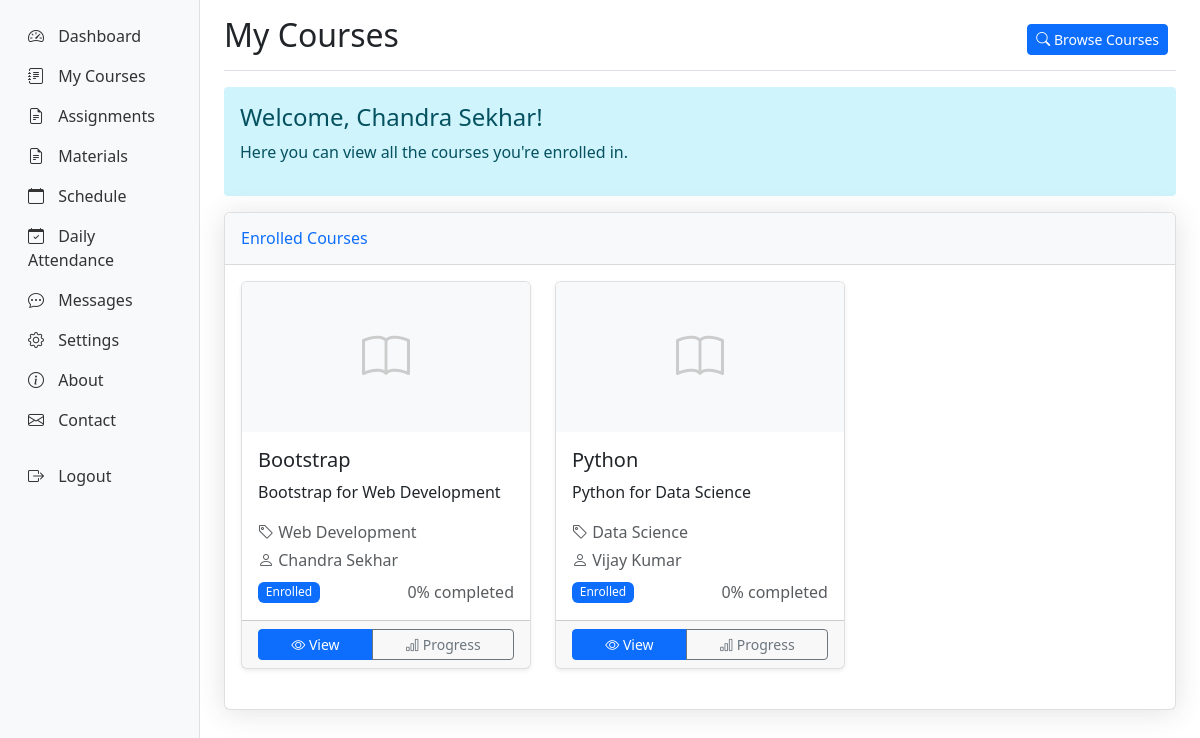
Screenshot of /students/my-courses/ (signed in) with the database file from the repository.
### students/models.py (models this page shows, shortened)
class Student(models.Model):
    user = models.OneToOneField(User, on_delete=models.CASCADE, null=True, blank=True)
    student_id = models.CharField(max_length=20, unique=True)
    first_name = models.CharField(max_length=50)
    last_name = models.CharField(max_length=50)
    email = models.EmailField()
    phone = models.CharField(max_length=15, blank=True)
    date_of_birth = models.DateField(blank=True, null=True)
    profile_picture = models.ImageField(upload_to='student_profiles/', blank=True, null=True)
    enrollment_date = models.DateField(auto_now_add=True)
    is_active = models.BooleanField(default=True)
    created_at = models.DateTimeField(auto_now_add=True)
    updated_at = models.DateTimeField(auto_now=True)
    @property
    def full_name(self):
        return f"{self.first_name} {self.last_name}"

class Enrollment(models.Model):
    student = models.ForeignKey(Student, on_delete=models.CASCADE, related_name='enrollments')
    course = models.ForeignKey('courses.Course', on_delete=models.CASCADE, related_name='enrollments')
    enrollment_date = models.DateTimeField(auto_now_add=True)
    completion_status = models.CharField(
        max_length=20,
        choices=[
            ('enrolled', 'Enrolled'),
            ('in_progress', 'In Progress'),
            ('completed', 'Completed'),
            ('dropped', 'Dropped')
        ],
        default='enrolled'
    )
    progress = models.IntegerField(default=0)  # Percentage
    completed_at = models.DateTimeField(blank=True, null=True)
    created_at = models.DateTimeField(auto_now_add=True)
    updated_at = models.DateTimeField(auto_now=True)
    class Meta:
        unique_together = ('student', 'course')

### courses/models.py (models this page shows, shortened)
class Course(models.Model):
    title = models.CharField(max_length=200)
    code = models.CharField(max_length=20, unique=True)
    description = models.TextField()
    category = models.ForeignKey(Category, on_delete=models.CASCADE, related_name='courses')
    instructor = models.ForeignKey('instructors.Instructor', on_delete=models.CASCADE, related_name='courses')
    thumbnail = models.ImageField(upload_to='course_thumbnails/', blank=True, null=True)
    price = models.DecimalField(max_digits=10, decimal_places=2, default=0.00)
    is_published = models.BooleanField(default=False)
    created_at = models.DateTimeField(auto_now_add=True)
    updated_at = models.DateTimeField(auto_now=True)

class Category(models.Model):
    name = models.CharField(max_length=100)
    description = models.TextField(blank=True)
    created_at = models.DateTimeField(auto_now_add=True)
    updated_at = models.DateTimeField(auto_now=True)
    class Meta:
        verbose_name_plural = "Categories"

### instructors/models.py (models this page shows, shortened)
class Instructor(models.Model):
    user = models.OneToOneField(User, on_delete=models.CASCADE, null=True, blank=True)
    instructor_id = models.CharField(max_length=20, unique=True)
    first_name = models.CharField(max_length=50)
    last_name = models.CharField(max_length=50)
    email = models.EmailField()
    phone = models.CharField(max_length=15, blank=True)
    bio = models.TextField(blank=True)
    profile_picture = models.ImageField(upload_to='instructor_profiles/', blank=True, null=True)
    hire_date = models.DateField(auto_now_add=True)
    is_active = models.BooleanField(default=True)
    created_at = models.DateTimeField(auto_now_add=True)
    updated_at = models.DateTimeField(auto_now=True)
    @property
    def full_name(self):
        return f"{self.first_name} {self.last_name}"

### students/views.py (the view)
# urls.py: path('my-courses/', views.my_courses, name='my_courses'),
@login_required
def my_courses(request):
    try:
        student = request.user.student
    except Student.DoesNotExist:
        messages.error(request, 'Student profile not found.')
        return redirect('students:dashboard')
    enrollments = Enrollment.objects.filter(student=student).select_related('course__category', 'course__instructor')
    paginator = Paginator(enrollments, 6)  # Show 6 enrollments per page
    page_number = request.GET.get('page')
    page_obj = paginator.get_page(page_number)
    context = {
        'student': student,
        'page_obj': page_obj,
    }
    return render(request, 'students/my_courses.html', context)

### templates/students/my_courses.html (shortened to what this page needs)
{% extends 'base.html' %}
{% block content %}
<div class="container-fluid">
    <div class="row">
        {% include 'students/sidebar.html' %}
        <main class="col-md-9 ms-sm-auto col-lg-10 px-md-4">
            <div class="d-flex justify-content-between flex-wrap flex-md-nowrap align-items-center pt-3 pb-2 mb-3 border-bottom">
                <h1 class="h2">My Courses</h1>
                <div class="btn-toolbar mb-2 mb-md-0">
                    <div class="btn-group me-2">
                        <a href="{% url 'courses:course_list' %}" class="btn btn-sm btn-primary">
                            <i class="bi bi-search"></i> Browse Courses
                        </a>
                    </div>
                </div>
            </div>
            <div class="alert alert-info" role="alert">
                <h4 class="alert-heading">Welcome, {{ student.full_name }}!</h4>
                <p>Here you can view all the courses you're enrolled in.</p>
            </div>
            <div class="card shadow mb-4">
                <div class="card-header py-3">
                    <h6 class="m-0 font-weight-bold text-primary">Enrolled Courses</h6>
                </div>
                <div class="card-body">
                    {% if page_obj %}
                    <div class="row">
                        {% for enrollment in page_obj %}
                        <div class="col-md-6 col-lg-4 mb-4">
                            <div class="card h-100">
                                {% if enrollment.course.thumbnail %}
                                    <img src="{{ enrollment.course.thumbnail.url }}" class="card-img-top" alt="{{ enrollment.course.title }}" style="height: 150px; object-fit: cover;">
                                {% else %}
                                    <div class="card-img-top bg-light d-flex align-items-center justify-content-center" style="height: 150px;">
                                        <i class="bi bi-book" style="font-size: 3rem; color: #ccc;"></i>
                                    </div>
                                {% endif %}
                                <div class="card-body d-flex flex-column">
                                    <h5 class="card-title">{{ enrollment.course.title }}</h5>
                                    <p class="card-text">{{ enrollment.course.description|truncatewords:20 }}</p>
                                    <div class="mt-auto">
                                        <p class="text-muted mb-1">
                                            <i class="bi bi-tag"></i> {{ enrollment.course.category.name }}
                                        </p>
                                        <p class="text-muted mb-2">
                                            <i class="bi bi-person"></i> {{ enrollment.course.instructor.full_name }}
                                        </p>
                                        <div class="d-flex justify-content-between align-items-center">
                                            <span class="badge bg-primary">{{ enrollment.get_completion_status_display }}</span>
                                            <span class="text-muted">{{ enrollment.progress }}% completed</span>
                                        </div>
                                    </div>
                                </div>
                                <div class="card-footer">
                                    <div class="btn-group w-100" role="group">
                                        <a href="{% url 'courses:course_detail' enrollment.course.id %}" class="btn btn-primary btn-sm">
                                            <i class="bi bi-eye"></i> View
                                        </a>
                                        <a href="#" class="btn btn-outline-secondary btn-sm">
                                            <i class="bi bi-bar-chart"></i> Progress
                                        </a>
                                    </div>
                                </div>
                            </div>
                        </div>
                        {% endfor %}
                    </div>
                    {% endif %}
                </div>
            </div>
        </main>
    </div>
</div>
{% endblock %}

### static/css/style.css (style rules this page uses)
.card { box-shadow: 0 0.125rem 0.25rem rgba(0, 0, 0, 0.075); border: 1px solid rgba(0, 0, 0, 0.125); }
.card-header { background-color: #f8f9fa; border-bottom: 1px solid rgba(0, 0, 0, 0.125); }
.badge { font-weight: 500; }
.btn-group .btn { border-radius: 0; }
.btn-group .btn:first-child { border-top-left-radius: 0.25rem; border-bottom-left-radius: 0.25rem; }
.btn-group .btn:last-child { border-top-right-radius: 0.25rem; border-bottom-right-radius: 0.25rem; }
.shadow { box-shadow: 0 0.15rem 1.75rem 0 rgba(58, 59, 69, 0.15) !important; }
.alert { border: none; border-radius: 0.25rem; }

### rows the page displays
Student: full_name "Chandra Sekhar"
Enrollment: course "Bootstrap", course.description "Bootstrap for Web Development", course.category.name "Web Development", course.instructor.full_name "Chandra Sekhar", completion_status "Enrolled", progress "0"
Enrollment: course "Python", course.description "Python for Data Science", course.category.name "Data Science", course.instructor.full_name "Vijay Kumar", completion_status "Enrolled", progress "0"
